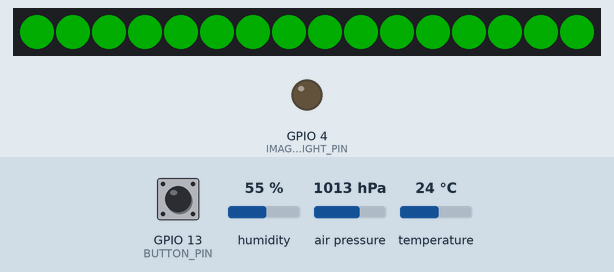
A sketch run on a simulated ESP32. On the bench: 16 RGB LEDs in strip order, left to right, output pins drawn as LEDs (lit = HIGH). The inputs (shaded band) are chosen by the test bench; at power-on: GPIO 13 (BUTTON_PIN) HIGH, humidity 55 %, air pressure 1013 hPa, temperature 24 °C. Dim RGB values are drawn brighter than linear; the local clock reads 2024-03-15 10:24:30 at power-on unless the sketch sets it; storage starts empty; EEPROM starts erased; the camera gives no picture.

Above: at 2.4 s.
4.6 s: GPIO 13 (BUTTON_PIN) pulled LOW for 1 s
At 5.6 s:
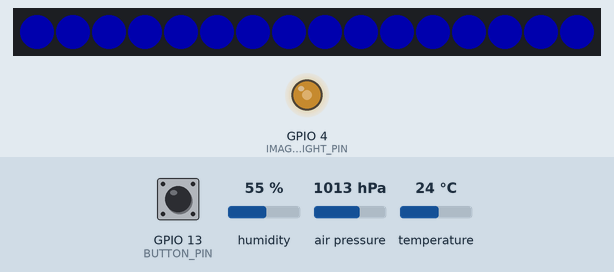
At 6.8 s:
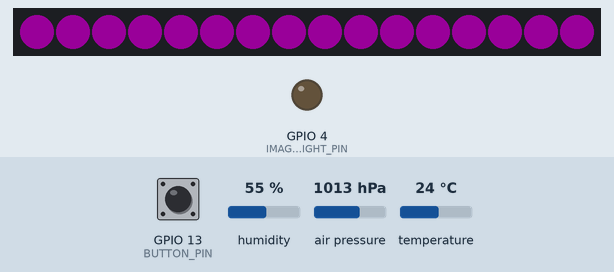
Timing chart, 0 to 8.3 s (numbered marks = the images above; inputs shaded):
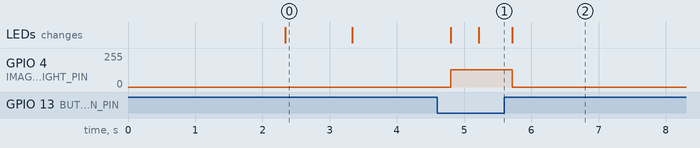

Measured:
- after the input at 4.6 s, GPIO 4 (IMAGING_LIGHT_PIN): 0/255 → 128/255 after 0.20 s, → 0/255 0.92 s later; the LEDs: first change after 0.20 s (image 1 shows a later state)
- what the display in image 0 shows lasts 1.0 s, from 2.3 s to 3.3 s

The sketch:

ColonyCounterCapture.ino
```cpp
#include "esp_camera.h"
#include "Arduino.h"
#include "FS.h"
#include "SD_MMC.h"
#include "soc/soc.h"
#include "soc/rtc_cntl_reg.h"
#include <Preferences.h>
#include <Wire.h>
#include <Adafruit_Sensor.h>
#include <Adafruit_BME280.h>
#include <Adafruit_NeoPixel.h>
#include <RTClib.h>
#include <esp_task_wdt.h>

// Pins
const int BUTTON_PIN = 13;
const int IMAGING_LIGHT_PIN = 4;
const int NEOPIXEL_PIN = 12;
const int NUMPIXELS = 16;

#define I2C_SDA 26
#define I2C_SCL 27
#define WDT_TIMEOUT 15

// Couleurs Status
const uint32_t COLOR_INIT = 0xFFA500;    // Orange
const uint32_t COLOR_READY = 0x00FF00;   // Vert
const uint32_t COLOR_CAPTURE = 0xFFFFFF; // Blanc
const uint32_t COLOR_SUCCESS = 0x0000FF; // Bleu
const uint32_t COLOR_ERR_CAM = 0xFF0000; // Rouge
const uint32_t COLOR_ERR_SD = 0xFF00FF;  // Magenta
const uint32_t COLOR_WARN_SPACE = 0x800080; // Violet
const uint32_t COLOR_AI_BUSY = 0xFFFF00;  // Jaune

Preferences preferences;
Adafruit_BME280 bme;
RTC_DS3231 rtc;
Adafruit_NeoPixel pixels(NUMPIXELS, NEOPIXEL_PIN, NEO_GRB + NEO_KHZ800);

// Camera Pins AI-Thinker
#define PWDN_GPIO_NUM     32
#define RESET_GPIO_NUM    -1
#define XCLK_GPIO_NUM      0
#define SIOD_GPIO_NUM     26
#define SIOC_GPIO_NUM     27
#define Y9_GPIO_NUM       35
#define Y8_GPIO_NUM       34
#define Y7_GPIO_NUM       39
#define Y6_GPIO_NUM       36
#define Y5_GPIO_NUM       21
#define Y4_GPIO_NUM       19
#define Y3_GPIO_NUM       18
#define Y2_GPIO_NUM        5
#define VSYNC_GPIO_NUM    25
#define HREF_GPIO_NUM     23
#define PCLK_GPIO_NUM     22

const String FIRMWARE_VERSION = "1.7.0";
int pictureNumber = 0;
bool bmeFound = false;
bool rtcFound = false;
bool isInitialized = false;
volatile bool isProcessing = false;
int flashBrightness = 128;

const int pwmChannel = 7;
const int pwmFreq = 5000;
const int pwmResolution = 8;

void showColor(uint32_t color) {
  for(int i=0; i<NUMPIXELS; i++) pixels.setPixelColor(i, color);
  pixels.show();
}

void setup() {
  Serial.begin(115200);
  pinMode(BUTTON_PIN, INPUT);

  esp_task_wdt_init(WDT_TIMEOUT, true);
  esp_task_wdt_add(NULL);

  pixels.begin();
  pixels.setBrightness(50);
  showColor(COLOR_INIT);

  ledcSetup(pwmChannel, pwmFreq, pwmResolution);
  ledcAttachPin(IMAGING_LIGHT_PIN, pwmChannel);
  ledcWrite(pwmChannel, 0);

  camera_config_t config;
  config.ledc_channel = LEDC_CHANNEL_0;
  config.ledc_timer = LEDC_TIMER_0;
  config.pin_d0 = Y2_GPIO_NUM;
  config.pin_d1 = Y3_GPIO_NUM;
  config.pin_d2 = Y4_GPIO_NUM;
  config.pin_d3 = Y5_GPIO_NUM;
  config.pin_d4 = Y6_GPIO_NUM;
  config.pin_d5 = Y7_GPIO_NUM;
  config.pin_d6 = Y8_GPIO_NUM;
  config.pin_d7 = Y9_GPIO_NUM;
  config.pin_xclk = XCLK_GPIO_NUM;
  config.pin_pclk = PCLK_GPIO_NUM;
  config.pin_vsync = VSYNC_GPIO_NUM;
  config.pin_href = HREF_GPIO_NUM;
  config.pin_sscb_sda = SIOD_GPIO_NUM;
  config.pin_sscb_scl = SIOC_GPIO_NUM;
  config.pin_pwdn = PWDN_GPIO_NUM;
  config.pin_reset = RESET_GPIO_NUM;
  config.xclk_freq_hz = 20000000;
  config.pixel_format = PIXFORMAT_JPEG; // JPEG pour stockage, besoin de conversion RGB pour IA

  if(psramFound()){
    config.frame_size = FRAMESIZE_UXGA;
    config.jpeg_quality = 10;
    config.fb_count = 2;
  } else {
    config.frame_size = FRAMESIZE_SVGA;
    config.jpeg_quality = 12;
    config.fb_count = 1;
  }

  esp_err_t err = esp_camera_init(&config);
  if (err != ESP_OK) {
    showColor(COLOR_ERR_CAM);
    return;
  }

  sensor_t * s = esp_camera_sensor_get();
  s->set_whitebal(s, 0);       // Désactive l'AWB automatique
  s->set_awb_gain(s, 0);       // Désactive explicitement le gain AWB
  s->set_wb_mode(s, 1);        // Preset "Sunny" (Fixe, adapté ~6000K)
  s->set_exposure_ctrl(s, 0);  // Désactive l'AEC automatique
  s->set_aec_value(s, 300);    // Valeur d'exposition fixe
  s->set_gain_ctrl(s, 0);      // Désactive l'AGC automatique
  s->set_agc_gain(s, 0);       // Gain fixe

  Wire.begin(I2C_SDA, I2C_SCL);
  if (bme.begin(0x76, &Wire)) bmeFound = true;
  if (rtc.begin(&Wire)) {
    rtcFound = true;
    if (rtc.lostPower()) {
      rtc.adjust(DateTime(F(__DATE__), F(__TIME__)));
    }
  }
  Wire.end();

  if(!SD_MMC.begin("/sdcard", true)){
    showColor(COLOR_ERR_SD);
    return;
  }

  if(!SD_MMC.exists("/img")) SD_MMC.mkdir("/img");

  // Vérification espace SD initial
  if (SD_MMC.totalBytes() - SD_MMC.usedBytes() < 50 * 1024 * 1024) {
    showColor(COLOR_WARN_SPACE);
    delay(2000);
  }

  if(!SD_MMC.exists("/data.csv")){
    File file = SD_MMC.open("/data.csv", FILE_WRITE);
    if(file) {
      file.println("ID,Timestamp,Temp,Humidite,Pression,LuminositePWM,Version");
      file.close();
    }
  }

  preferences.begin("colony-counter", false);
  pictureNumber = preferences.getUInt("num", 0);

  showColor(COLOR_READY);
  delay(1000);
  pixels.clear();
  pixels.show();

  isInitialized = true;
  esp_task_wdt_reset();
}

void takePicture() {
  if(isProcessing) return;
  isProcessing = true;
  esp_task_wdt_reset();

  ledcWrite(pwmChannel, flashBrightness);
  showColor(COLOR_CAPTURE);

  for(int i = 0; i < 3; i++) {
    camera_fb_t * dummy_fb = esp_camera_fb_get();
    if(dummy_fb) esp_camera_fb_return(dummy_fb);
    delay(50);
  }

  camera_fb_t * fb = esp_camera_fb_get();
  if(!fb) {
    ledcWrite(pwmChannel, 0);
    pixels.clear();
    pixels.show();
    isProcessing = false;
    return;
  }

  Wire.begin(I2C_SDA, I2C_SCL);

  // Correction Race Condition RTC: Lecture UNIQUE de l'heure
  String ts_filename = "00000000_000000";
  String ts_csv = "0000-00-00 00:00:00";

  if (rtcFound) {
    DateTime now = rtc.now();
    char buf_fn[] = "YYYYMMDD_hhmmss";
    ts_filename = String(now.toString(buf_fn));
    char buf_csv[] = "YYYY-MM-DD hh:mm:ss";
    ts_csv = String(now.toString(buf_csv));
  }

  float t = bmeFound ? bme.readTemperature() : -999.0;
  float h = bmeFound ? bme.readHumidity() : -999.0;
  float p = bmeFound ? bme.readPressure() / 100.0F : -999.0;
  Wire.end();

  String path = "/img/colony_" + ts_filename + ".jpg";

  esp_task_wdt_reset();
  File file = SD_MMC.open(path.c_str(), FILE_WRITE);
  if(file){
    file.write(fb->buf, fb->len);
    file.close();
    esp_task_wdt_reset();

    File csv = SD_MMC.open("/data.csv", FILE_APPEND);
    if(csv) {
      csv.printf("%d,%s,%.2f,%.2f,%.2f,%d,%s\n",
                 pictureNumber, ts_csv.c_str(), t, h, p, flashBrightness, FIRMWARE_VERSION.c_str());
      csv.close();
    }

    pictureNumber++;
    preferences.putUInt("num", pictureNumber);
    showColor(COLOR_SUCCESS);
  } else {
    showColor(COLOR_ERR_SD);
  }

  esp_camera_fb_return(fb);
  delay(500);
  ledcWrite(pwmChannel, 0);
  pixels.clear();
  pixels.show();

  isProcessing = false;

  // Attente du relâchement du bouton pour éviter les déclenchements multiples
  while(digitalRead(BUTTON_PIN) == LOW) {
    delay(10);
    esp_task_wdt_reset();
  }

  // Vérification de l'espace SD restant (< 50 Mo)
  if (SD_MMC.totalBytes() - SD_MMC.usedBytes() < 50 * 1024 * 1024) {
    showColor(COLOR_WARN_SPACE);
  }
}

void loop() {
  esp_task_wdt_reset();
  if (!isInitialized) return;

  if (digitalRead(BUTTON_PIN) == LOW && !isProcessing) {
    unsigned long pressTime = millis();
    bool confirmed = false;
    while(digitalRead(BUTTON_PIN) == LOW) {
      if (millis() - pressTime > 200) {
        confirmed = true;
        break;
      }
      esp_task_wdt_reset();
    }

    if (confirmed) {
        takePicture();
    }
  }
}
```
